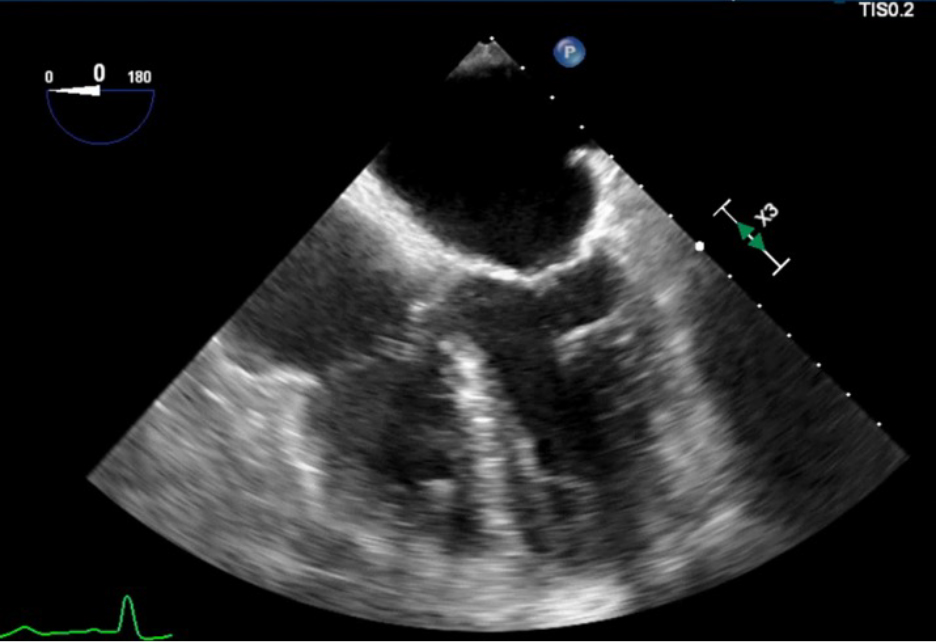
#> input picture experiments/Images/sample_echo.jpg, 936 x 642 px, found by its file name
$ python test_active_contour_image.py
#> lines starting #> are read from the running program, lines starting #| are printed output that depends on the picture; after the words box and inside, x2 and y2 are one past the last pixel; in counts of white or black regions, pixels touching at a corner belong together
import cv2
import numpy as np
import matplotlib.pyplot as plt
from skimage import measure

# Load image in grayscale
image_path = "experiments/images/sample_echo.jpg"
gray = cv2.imread(image_path, cv2.IMREAD_GRAYSCALE)
#> gray: shape (642, 936); min 0, max 255, mean 36.6

# Step 1: Threshold to isolate bright regions (heart walls)
_, binary = cv2.threshold(gray, 110, 255, cv2.THRESH_BINARY)
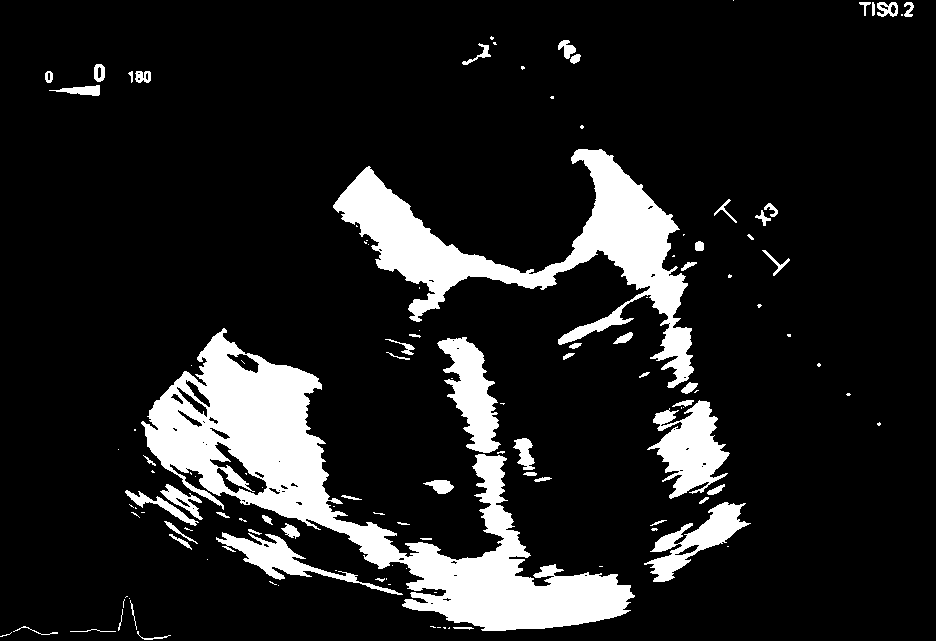
#> binary: shape (642, 936); 13.1% white; 126 white regions (65 under 20 px), largest, box (x1, y1, x2, y2) and area: (141, 328, 635, 631) 37345, (333, 149, 694, 388) 21355, (647, 400, 730, 499) 4255

# Step 2: Extract contours
contours = measure.find_contours(binary, level=0.8)
#> contours = 219 items
if not contours:
    raise RuntimeError("No contours found.")
contour = max(contours, key=len)  # pick largest
#> contour = 3415 pairs, first value 327 to 631, second value 140 to 635

# Step 3: Separate top and bottom half for polynomial fitting
ys, xs = contour[:, 0], contour[:, 1]
#> ys = 3415 values, max 631 at index 0, min 327 at index 1452, mean 508.6; xs = 3415 values, max 635 at index 3223, min 140 at index 1128, mean 379.1
mid_y = np.mean(ys)
#> mid_y = 508.6
top_indices = ys < mid_y
bottom_indices = ys >= mid_y

# Fit polynomials
top_poly = np.polyfit(xs[top_indices], ys[top_indices], deg=3)
#> top_poly = [-6.66e-06, 0.00718, -2.23, 636.4]
bottom_poly = np.polyfit(xs[bottom_indices], ys[bottom_indices], deg=3)
#> bottom_poly = [5.91e-06, -0.00864, 4.29, -149.5]

# Step 4: Generate smooth fitted curves
x_vals = np.linspace(np.min(xs), np.max(xs), 500)
#> x_vals = 500 values from 140 to 635
top_fit = np.polyval(top_poly, x_vals)
#> top_fit = 500 values, max 483.3 at index 355, min 409.9 at index 499, mean 450.6
bottom_fit = np.polyval(bottom_poly, x_vals)
#> bottom_fit = 500 values from 297.4 to 602.6

# Step 5: Plot everything
plt.figure(figsize=(8, 6))
plt.imshow(binary, cmap="gray")
plt.plot(xs, ys, '.', color="blue", alpha=0.4, label="Contour points")
plt.plot(x_vals, top_fit, 'r-', linewidth=2, label="Top Polynomial Fit")
plt.plot(x_vals, bottom_fit, 'g-', linewidth=2, label="Bottom Polynomial Fit")
plt.legend()
plt.title("Active Polynomials – Boundary Fitting")
plt.axis("off")
plt.show()
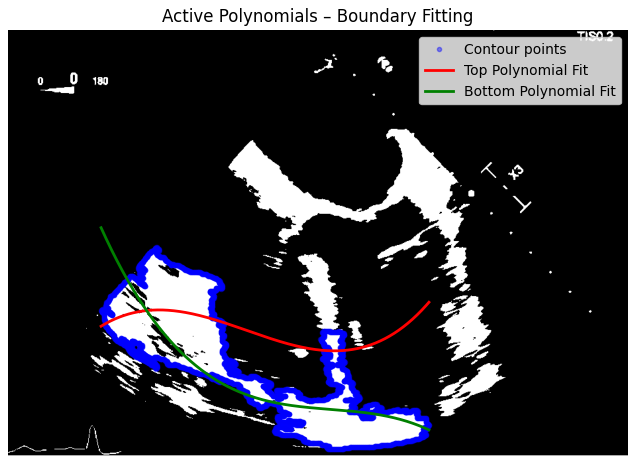
#> figure drawn by matplotlib, 1 panel
